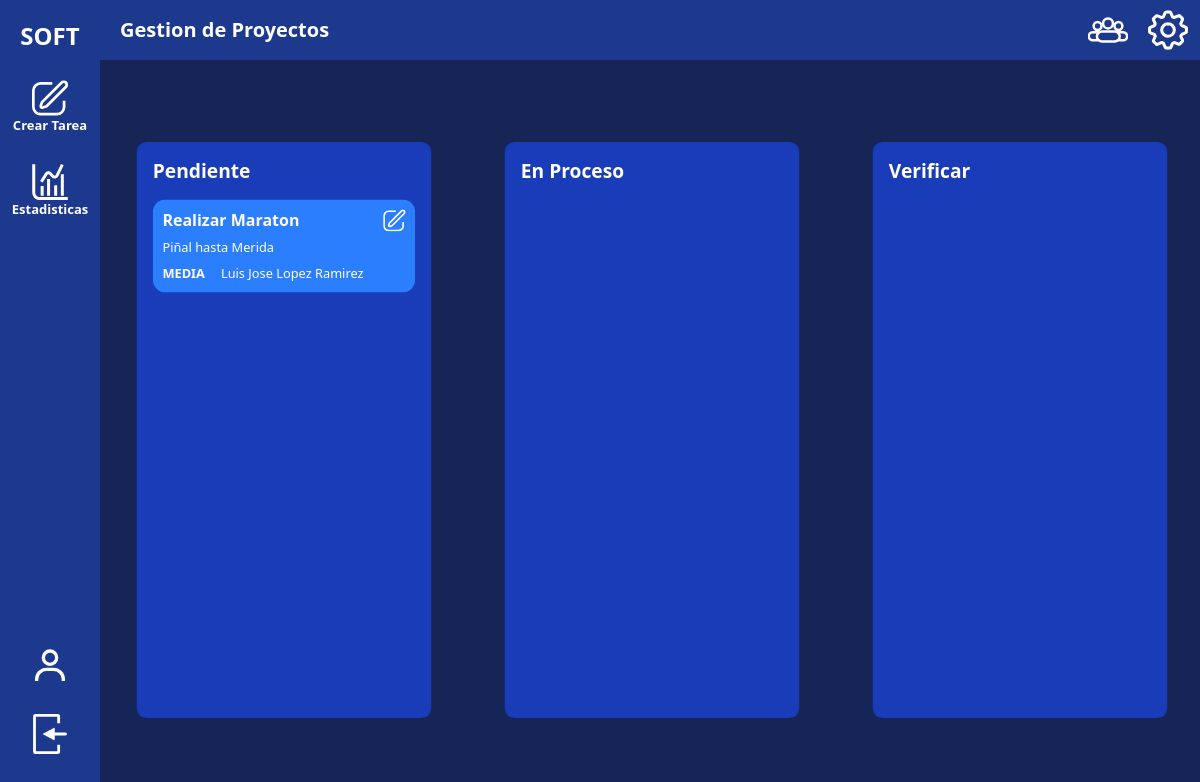
Page /1/tablero (signed in) on the committed database.
### GestionProyecto/models.py (models this page shows, shortened)
class Proyectos(models.Model):
    id_proyecto = models.AutoField(primary_key=True)
    nombre = models.CharField(max_length=100)
    estado = models.BooleanField(default=True)
    fecha_creacion = models.DateTimeField(auto_now_add=True)
    fecha_modificacion = models.DateTimeField(auto_now=True)

class categorias_proyecto(models.Model):
    id_proyecto = models.ForeignKey(Proyectos, on_delete=models.CASCADE)
    id_categoria = models.ForeignKey(categorias, on_delete=models.CASCADE)
    indice = models.IntegerField()

class categorias(models.Model):
    id_categoria = models.AutoField(primary_key=True)
    nombre = models.CharField(max_length=100)

class tareas_proyecto(models.Model):
    id_tarea = models.ForeignKey(tareas, on_delete=models.CASCADE)
    id_proyecto = models.ForeignKey(Proyectos, on_delete=models.CASCADE)
    usuario = models.ForeignKey(Usuarios, on_delete=models.CASCADE)

class tareas(models.Model):
    OPCIONES_PRIORIDAD = [
        ('BAJA', 'Baja'),
        ('MEDIA', 'Media'),
        ('ALTA', 'Alta'),
    ]
    id_tarea = models.AutoField(primary_key=True)
    nombre = models.CharField(max_length=100)
    descripcion = models.TextField()
    prioridad = models.CharField(max_length=5, choices=OPCIONES_PRIORIDAD)
    fecha_creacion = models.DateTimeField(auto_now_add=True)
    fecha_modificacion = models.DateTimeField(auto_now=True)
    categoria = models.ForeignKey(categorias, on_delete=models.CASCADE)

class Usuarios(AbstractBaseUser):
    correo = models.EmailField(unique=True)
    nombre = models.CharField(max_length=100)
    apellido = models.CharField(max_length=100)
    is_active = models.BooleanField(default=True)
    is_staff = models.BooleanField(default=False)
    is_superuser = models.BooleanField(default=False)
    USERNAME_FIELD = 'correo'
    REQUIRED_FIELDS = ['nombre', 'apellido']
    objects = manageUsuario()

### GestionProyecto/views.py (the view, shortened to what this page needs)
# urls.py: path("<int:id_proyecto>/tablero", views.TableroProyecto, name='ProyectoTablero'),
def TableroProyecto (request, id_proyecto):
    if not request.user.is_authenticated:
        return redirect('Inicio')
    miembros = miembros_proyecto.objects.filter(id_proyecto=id_proyecto)
    CategoriasProyecto = categorias_proyecto.objects.filter(id_proyecto=id_proyecto).order_by('indice')
    tareas = tareas_proyecto.objects.filter(id_proyecto=id_proyecto)
    proyectoDB = Proyectos.objects.get(pk=id_proyecto)
    miembroAdmin = None
    if not request.user.is_staff:
        try:
            miembroAdmin = miembros_proyecto.objects.get(id_proyecto=id_proyecto, usuario=request.user)
        except:
            return redirect('Inicio')
    else:
        miembroAdmin = {
            'is_admin': True
        }
    return render(request, 'proyecto/tableros.html', {
        "id_proyecto": id_proyecto,
        'miembros': miembros,
        'categorias': CategoriasProyecto,
        'Tareas': tareas,
        'Proyecto': proyectoDB,
        'usuario': miembroAdmin,
    })

### GestionProyecto/templates/proyecto/tableros.html (shortened to what this page needs)
{% extends "proyectos.html" %}
{% load static %}
{% block opcionesMenu %}
<div class="buttonNav" onclick="openModalCrear()">
    <figure class="w-9 h-9 cursor-pointer">
    </figure>
    <p class="text-[13px]" >Crear Tarea</p>
</div>
<a href="{% url "ProyectoEstadistica" id_proyecto %}" class="buttonNav">
    <figure class="w-9 h-9 cursor-pointer">
    </figure>
    <p class="text-[13px]" >Estadisticas</p>
</a>
{%  endblock opcionesMenu %}
{% block tabProyectos %}
<main class="text-white md:h-[calc(100%-3.75rem)] md:overflow-y-hidden flex place-content-center md:place-content-baseline md:ml-25 scrollbar scrollbar-thumb-blue-900/50">
    <section id="tareasProyecto" class="my-5 py-4 md:m-0 md:p-0 flex flex-col md:flex-row gap-5 md:gap-0 place-items-center w-auto select-none" >
        {% for categoria in categorias %}
            <article id="dropTarea" data-idproyecto="{{id_proyecto}}" data-categoria="{{ categoria.id_categoria.pk }}" class="styleColumnas">
                <h2 class="text-2xl font-bold">{{ categoria.id_categoria.nombre }}</h2>
                <section class="overflow-y-scroll scrollbar scrollbar-w-0 flex flex-col gap-7">
                    {% for tarea in Tareas %}
                        {% if tarea.id_tarea.categoria == categoria.id_categoria %}
                            <div id="drawTarea" data-tareaid="{{ tarea.id_tarea.pk }}" draggable="true" class="bg-blue-500 h-auto w-full rounded-2xl p-3 flex flex-col justify-between gap-2">
                                <div class="flex gap-2 justify-between ">
                                    <h2 class="titulos max-w-65 overflow-hidden">{{ tarea.id_tarea.nombre }}</h2>
                                    <div class="w-7 h-7 relative select-none">
                                        <a href="{% url "EditarTarea" id_proyecto tarea.id_tarea.pk %}" class="cursor-pointer">
                                        </a>
                                    </div>
                                </div>
                                <p>{{ tarea.id_tarea.descripcion }}</p>
                                <div class="flex gap-5">
                                    <span class="font-black">{{ tarea.id_tarea.prioridad }}</span>
                                    <p>{{ tarea.usuario.nombre }}  {{ tarea.usuario.apellido }}</p>
                                </div>
                            </div>
                        {% endif %}
                    {% endfor %}
                </section>
            </article>
        {% endfor %}
    </section>
</main>
{% endblock tabProyectos %}

### GestionProyecto/templates/proyectos.html (shortened to what this page needs)
{% extends "index.html" %}
{% load static %}
{% block Contenido %}
    <header class="text-white">
        <nav class="bg-blue-900 w-full h-15 flex items-center justify-between">
            <div class="flex items-center gap-2 ml-3">
                <div class="hidden peer-checked/menu:block fixed md:block top-0 left-0 w-screen md:w-25 h-full bg-black/40">
                    <div class="w-30 md:w-full h-full bg-blue-900 flex flex-col items-center justify-between py-5">
                        <div class="mt-14 md:mt-0 space-y-7">
                            <a href="{% url 'Inicio'%}" class="buttonNav font-black text-2xl">SOFT</a>
                            {% block opcionesMenu %}{%  endblock opcionesMenu %}
                        </div>
                        <div class="h-40 w-full flex flex-col justify-center items-center gap-7">
                            <a href='{% url "Perfil" %}' class="cursor-pointer">
                                <svg class="fill-white h-10 w-10" xmlns="http://www.w3.org/2000/svg" viewBox="0 0 24 24">
                                    <path d="M12 2a5 5 0 1 0 5 5 5 5 0 0 0-5-5m0 8a3 3 0 1 1 3-3 3 3 0 0 1-3 3m9 11v-1a7 7 0 0 0-7-7h-4a7 7 0 0 0-7 7v1h2v-1a5 5 0 0 1 5-5h4a5 5 0 0 1 5 5v1z"/>
                                </svg>
                            </a>
                            <a href='{% url "Inicio" %}' class="cursor-pointer">
                            </a>
                        </div>
                    </div>
                </div>
                <h2 class="md:ml-27 md:text-xl font-semibold">{{ Proyecto.nombre }}</h2>
            </div>
            {% if usuario.is_admin %}
                <div class="flex gap-5 px-3">
                    <figure onclick="openModalMiembros()" class="w-10 h-10 cursor-pointer ">
                    </figure>
                    <figure onclick="openModalOpcion()" class="w-10 h-10 cursor-pointer">
                    </figure>
                </div>
            {% endif %}
        </nav>
    </header>
    {% block tabProyectos %}{% endblock tabProyectos %}
{% endblock Contenido %}

### rows in the picture
Proyectos: nombre "Gestion de Proyectos"
categorias_proyecto: id_categoria.nombre "Pendiente"
tareas_proyecto: id_tarea.nombre "Realizar Maraton", id_tarea.descripcion "Piñal hasta Merida", id_tarea.prioridad "MEDIA", usuario.nombre "Luis Jose", usuario.apellido "Lopez Ramirez"
categorias_proyecto: id_categoria.nombre "En Proceso"
categorias_proyecto: id_categoria.nombre "Verificar"
